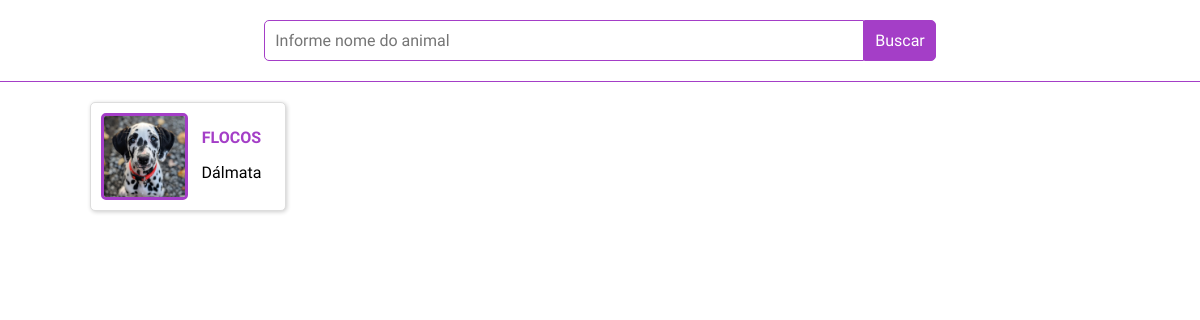
Screenshot of /index.php?valorBusca=Flocos with the database file from the repository.
### tables this page shows
create table animal
(
	cd_animal int,
    nm_animal varchar(100),
    cd_especie int,
    constraint pk_animal primary key (cd_animal),
    constraint fk_animal_especie foreign key (cd_especie)
		references especie(cd_especie)
);

create table especie
(
	cd_especie int,
    nm_especie varchar(50),
    constraint pk_especie primary key(cd_especie)
);

### classes/controllers/AnimalController.php (called while the page is built, shortened)
<?php
class AnimalController {
    function BuscarPeloNome($valor)
    {
        $servidor = 'mysql:host=localhost;dbname=prontuario_vet';
        $usuario = 'root';
        $senha = 'Pa$$w0rd';
        $lista = [];
        try {
            $pdo = new PDO($servidor, $usuario, $senha);
            $pdo->setAttribute(PDO::ATTR_ERRMODE, PDO::ERRMODE_EXCEPTION);
            $cSQL = $pdo->prepare('SELECT cd_animal, nm_animal, cd_especie FROM animal WHERE nm_animal = :nome');
            $cSQL->bindParam('nome', $valor);
            $cSQL->execute();
            while($dados = $cSQL->fetch(PDO::FETCH_ASSOC)) {
                $codigo = $dados['cd_animal'];
                $nome = $dados['nm_animal'];
                $codigoEspecie = $dados['cd_especie'];
                $cSQL_Especie = $pdo->prepare("SELECT nm_especie FROM especie WHERE cd_especie = :codigo");
                $cSQL_Especie->bindParam('codigo', $codigoEspecie);
                $cSQL_Especie->execute();
                $dadosEspecie = $cSQL_Especie->fetch(PDO::FETCH_ASSOC);
                $nomeEspecie = $dadosEspecie['nm_especie'];
                $especie = new Especie($codigoEspecie, $nomeEspecie);
                $animal = new Animal($codigo, $nome, $especie);
                array_push($lista, $animal);
            }
        } catch (PDOException $e) {
            echo 'Erro ao conectar ao banco de dados: ' . $e->getMessage();
        }
        return $lista;
    }
}
?>

### config.php (called while the page is built, shortened)
<?php
    spl_autoload_register(function($nomeClasse) {
        $pastaClasses = "classes/";
        $possiveisCaminhosPasta = [
            $pastaClasses,
            $pastaClasses . "models/",
            $pastaClasses . "views/",
            $pastaClasses . "controllers/"
        ];
        foreach($possiveisCaminhosPasta as $pastaAtual) {
            $nomeArquivo = $pastaAtual . $nomeClasse . ".php";
            if(file_exists($nomeArquivo)) {
                break;
            }
        }
    });
?>

### classes/models/Animal.php (called while the page is built, shortened)
<?php
class Animal {
    function __construct($codigo = null, $nome = null, Especie $especie = null)
    {
        $this->Nome = $nome;
        if($especie != null) {
            $this->Especie = $especie;
        } else {
            $this->Especie = new Especie();
        }
    }
}
?>

### classes/models/Especie.php (called while the page is built, shortened)
<?php
class Especie {
    function __construct($codigo = null, $nome = null)
    {
        $this->Nome = $nome;
    }
}
?>

### classes/views/AnimalView.php (the view, shortened to what this page needs)
<?php
class AnimalView {
    function BuscarPeloNome($valor) {
        $animalController = new AnimalController();
        $listaAnimais = $animalController->BuscarPeloNome($valor);
        if(count($listaAnimais) == 0) {
            echo "<h2>Nenhum animal encontrado com o nome '{$valor}'</h2>";
        } else {
            for($i = 0; $i < count($listaAnimais); $i++) {
                echo "<div class='caixaAnimal'>
                        <a href='atendimento.html'>
                            <img src='images/{$listaAnimais[$i]->Nome}.png'>
                            <div>
                                <h1>{$listaAnimais[$i]->Nome}</h1>
                                <p>{$listaAnimais[$i]->Especie->Nome}</p>
                            </div>
                        </a>
                    </div>";
            }
        }
    }
}
?>

### css/estilo.css (style rules this page uses)
* { box-sizing: border-box; font-family: "SUSE", sans-serif; font-size: 16px; }
body { margin: 0; }
.caixaAnimal { width: calc(20% - 8px); background-color: #fff; border: thin solid #dddddd; border-radius: 5px; box-shadow: 1px 1px 4px rgba(0,0,0,0.2); padding: 10px; }
.caixaAnimal a { text-decoration: none; color: black; display: flex; gap: 10; justify-content: space-between; align-items: center; }
.caixaAnimal > a > div { flex: 1; }
.caixaAnimal > * { text-align: center; }
.caixaAnimal img { width: 50%; border: 3px solid #a43ec7; border-radius: 5px; }
.caixaAnimal h1 { color: #a43ec7; text-transform: uppercase; }

### rows the page displays
animal: nm_animal (picture), nm_animal "FLOCOS", cd_especie.nm_especie "Dálmata"
